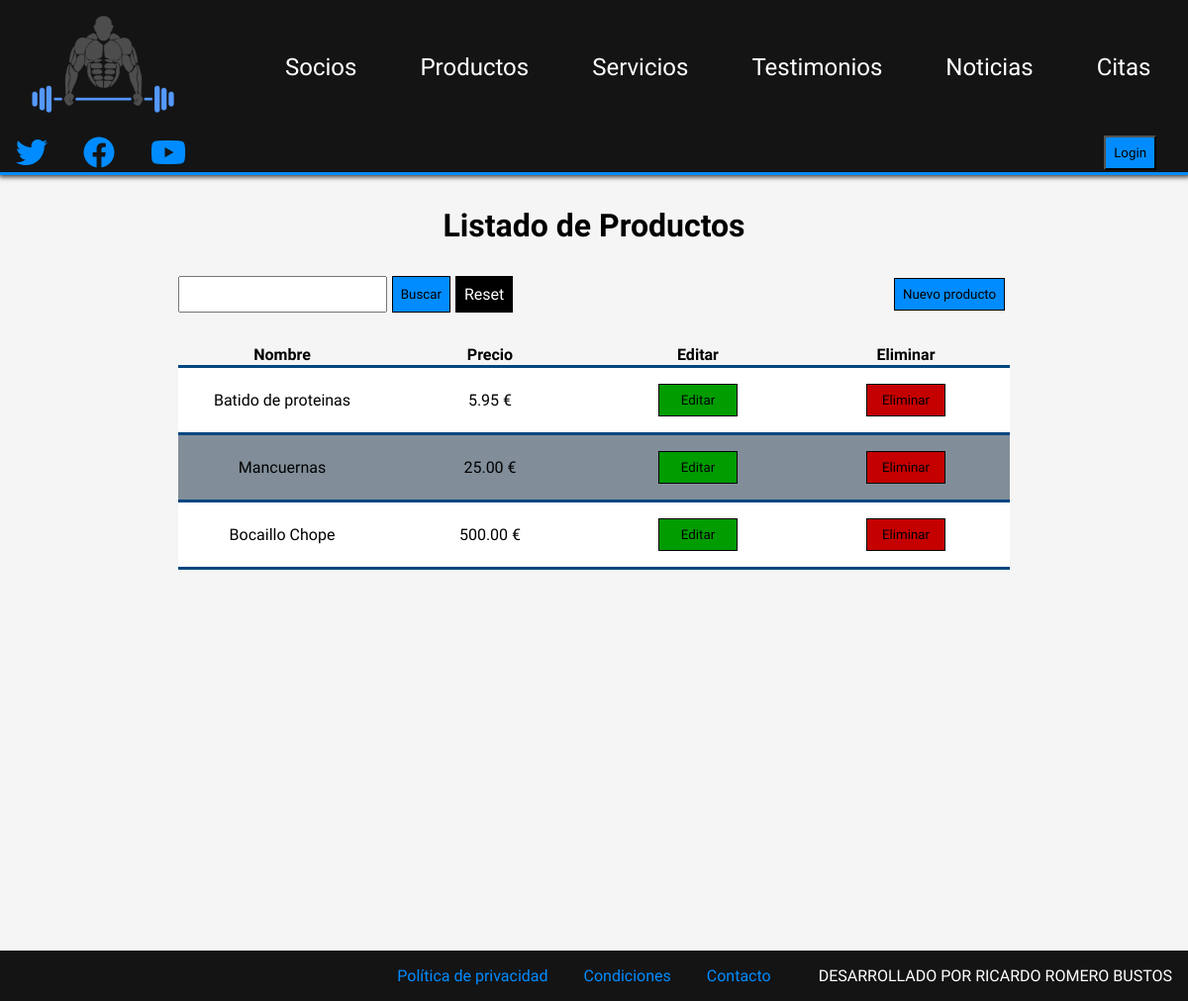
Page /php/productos.php on the earlier database version.
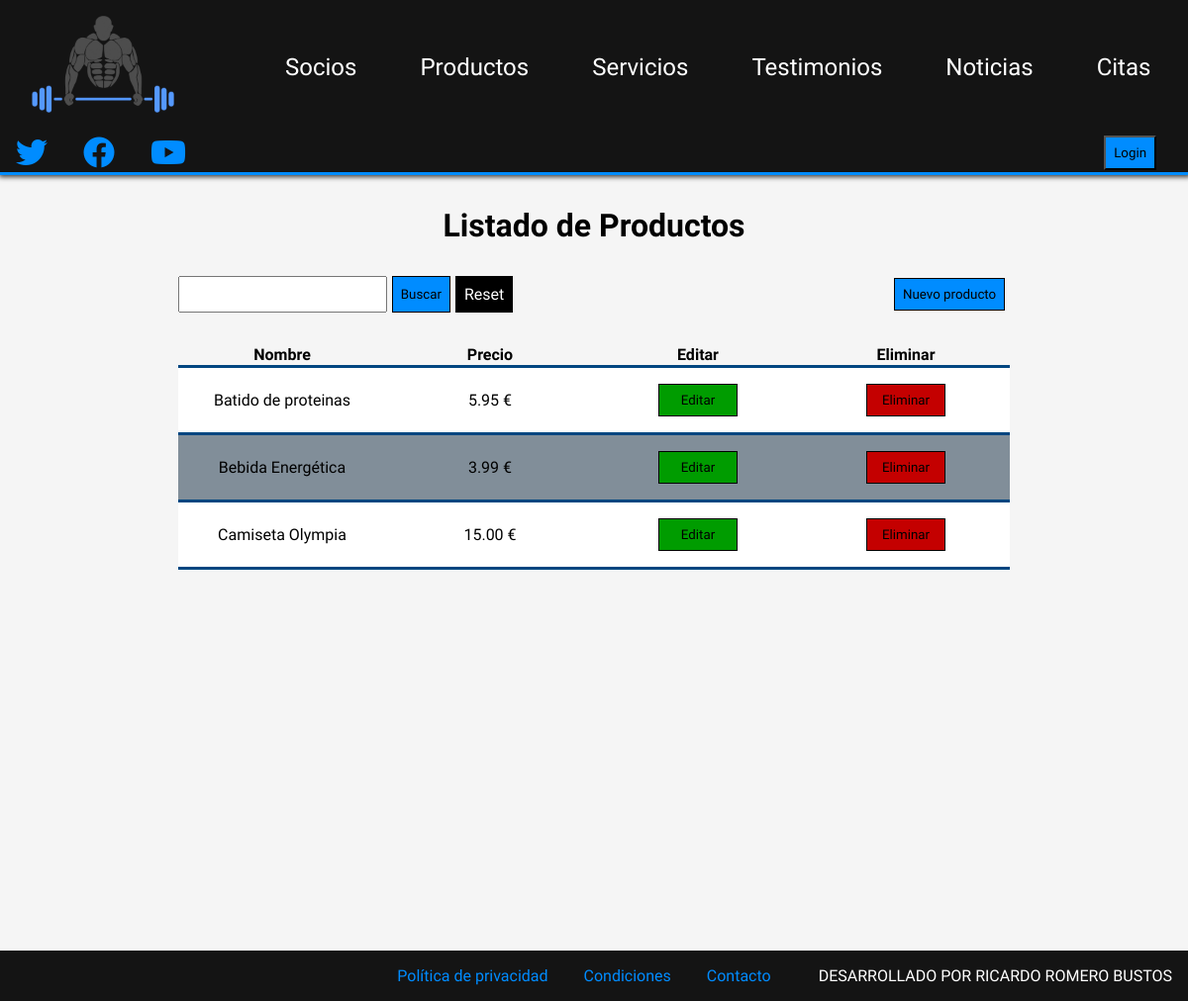
Same page on the later database version.
### tables this page shows
CREATE TABLE `producto` (
  `id` bigint(20) UNSIGNED NOT NULL,
  `nombre` varchar(50) NOT NULL,
  `precio` double(5,2) UNSIGNED NOT NULL
);

### php/productos.php (the view, shortened to what this page needs)
<!DOCTYPE html>
<html lang="en">
<head>
    <link rel="stylesheet" href="../css/estilos.css">
    <link rel="stylesheet" href="https://cdnjs.cloudflare.com/ajax/libs/font-awesome/6.2.0/css/all.min.css" />
</head>
<body>
    <header>
        <nav>
            <a href="../index.php"><img src="../img/logo.png" alt="" id="logo"></a>
            <a href="socios.php">Socios</a>
            <a href="productos.php">Productos</a>
            <a href="servicios.php">Servicios</a>
            <a href="testimonios.php">Testimonios</a>
            <a href="noticias.php">Noticias</a>
            <a href="citas.php">Citas</a>
        </nav>
        <div class="rrss">
            <a href="#"><i class="fa-brands fa-twitter"></i></a>
            <a href="#"><i class="fa-brands fa-facebook"></i></a>
            <a href="#"><i class="fa-brands fa-youtube"></i></a>
        </div>
        <div class="login">
            <form action="" method="post">
                <input type="submit" name="enviar" id="btn-login" value="Login">
            </form>
        </div>
    </header>
    <main>
        <section class="seccion_productos_servicios seccion">
            <h1>Listado de Productos</h1>
            <div class="contenedor_buscar_nuevo">
                <form action="#" method="post">
                    <input type="text" name="cadena">
                    <input type="submit" name="buscar_producto" value="Buscar">
                    <a href="productos.php">Reset</a>
                </form>
                <form action="panel_productos.php" method="post">
                    <input type="submit" name="nuevo_producto" value="Nuevo producto">
                </form>
            </div>
            <?php
                $con=conectarServidor();
                $productos=$con->query("select * from producto");
                if($productos->num_rows==0){
                    echo "<p>No hay productos en la base de datos</p>";
                }else{
                    echo "<table>
                    <thead>
                        <tr>
                            <th>Nombre</th>
                            <th>Precio</th>
                            <th>Editar</th>
                            <th>Eliminar</th>
                        </tr>
                    </thead>
                    <tbody>";
                    while($fila_productos=$productos->fetch_array(MYSQLI_ASSOC)){
                        echo "<tr>
                            <td>$fila_productos[nombre]</td>
                            <td>$fila_productos[precio] €</td>
                            <td>
                                <form action=\"panel_productos.php\" method=\"post\">
                                    <input type=\"hidden\" name=\"id_producto\" value=\"$fila_productos[id]\">
                                    <input type=\"submit\" name=\"editar_producto\" value=\"Editar\" class=\"btn-editar\">
                                </form>
                            </td>
                            <td>
                                <form action=\"editar_producto.php\" method=\"post\">
                                    <input type=\"hidden\" name=\"id_producto\" value=\"$fila_productos[id]\">
                                    <input type=\"submit\" name=\"eliminar_producto\" value=\"Eliminar\" class=\"btn-borrar\">
                                </form>
                            </td>
                        </tr>";
                    }
                    echo "</tbody>";
                    echo "</table>";
                }
            ?>
        </section>
    </main>
    <footer>
        <div>
            <a href="#">Política de privacidad</a>
            <a href="#">Condiciones</a>
            <a href="#">Contacto</a>
        </div>
        <span>DESARROLLADO POR RICARDO ROMERO BUSTOS</span>
    </footer>
</body>
</html>

Differences in the rows shown:
removed producto: nombre "Bocaillo Chope", precio "500.00"
changed producto: nombre "Mancuernas" → "Bebida Energética"; precio "25.00" → "3.99"
added producto: nombre "Camiseta Olympia", precio "15.00"
